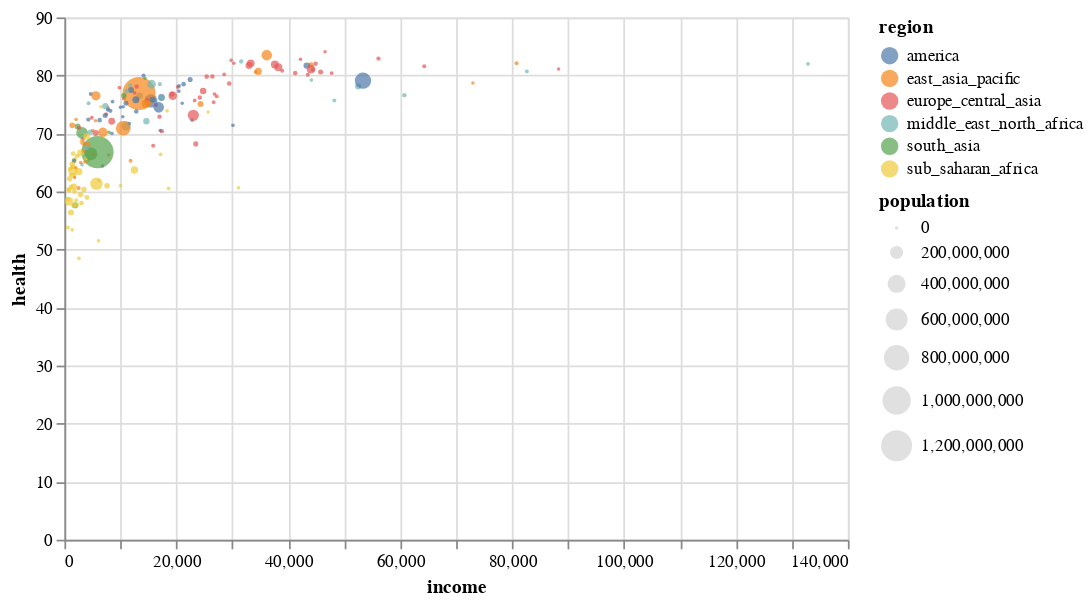

The cell this chart's notebook holds for it:
### Code cell
selection = alt.selection_point()

alt.Chart(df).mark_circle().add_params(
    selection
).encode(
    x = alt.X("income:Q"),
    y = alt.Y("health:Q"),
    size = alt.Size("population:Q"),
    color = alt.condition(selection, "region:N", alt.value("lightgray"))
).properties(width=450)

### Figure 1 — Vega-Lite specification as saved in the notebook (floating-point values rounded to 4 significant figures; data arrays with more than 128 entries replaced by an {"elided": "..."} marker saying what was removed)
{"config": {"view": {"continuousWidth": 300, "continuousHeight": 300}}, "data": {"name": "data-0cccb53798da4802be2d0e8a4b32b4c1"}, "mark": {"type": "circle"}, "encoding": {"color": {"condition": {"param": "param_1", "field": "region", "type": "nominal"}, "value": "lightgray"}, "size": {"field": "population", "type": "quantitative"}, "x": {"field": "income", "type": "quantitative"}, "y": {"field": "health", "type": "quantitative"}}, "params": [{"name": "param_1", "select": {"type": "point"}}], "width": 450, "$schema": "https://vega.github.io/schema/vega-lite/v5.20.1.json", "datasets": {"data-0cccb53798da4802be2d0e8a4b32b4c1": {"elided": "187 records"}}}
